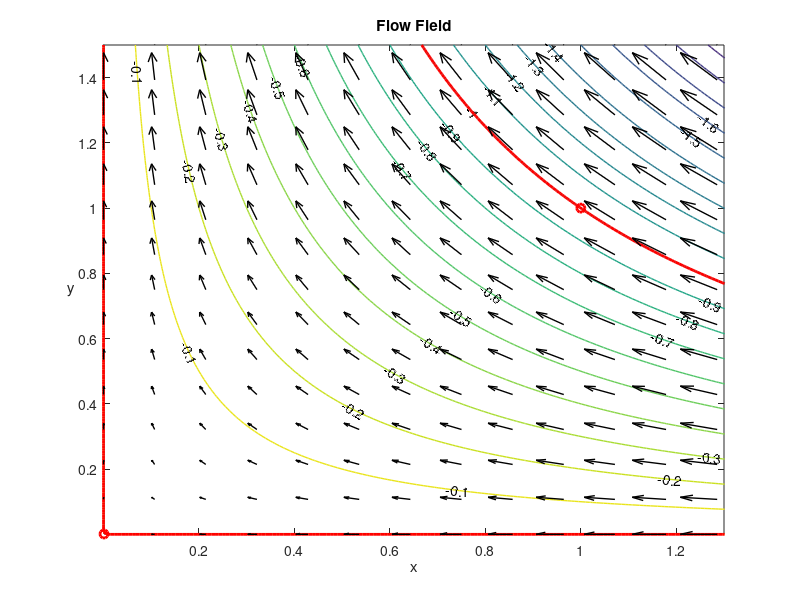

This chart was generated by the following MATLAB code:

[x,y] = meshgrid(linspace(0,1.5,200),linspace(0,1.5,200));
[X,Y] = meshgrid(linspace(0,1.5,15),linspace(0,1.5,15));

A=1; 
% Constant

y_stag = 1E-3;
x_stag = 1E-3;
% Stagnation at (0,0)

u_x = -A.*X;
u_y = A.*Y;
% Velocity components

psi = -A.*x.*y;
% Streamfunction

figure(1)
[x,y] = contour(x,y,psi,'LevelStep',0.1,'LineWidth',1);
clabel(x,y)

hold on
plot(x_stag,y_stag,'ro','LineWidth',2)

plot(1,1,'ro','LineWidth',2)

xlim([1E-3 1.3])
ylim([1E-3 1.5])

[x,y] = meshgrid(linspace(0,1.5,200),linspace(0,1.5,200));
contour(x,y,psi,'r','LevelStep',1,'LineWidth',2);
% Streamline at psi = 1

quiver(X,Y,u_x,u_y,'k','LineWidth',1);
% Vector field of flow

title('Flow Field')

xlabel('x')
ylabel('y')

hYLabel = get(gca,'YLabel');
 set(hYLabel,'rotation',0,'VerticalAlignment','middle')
